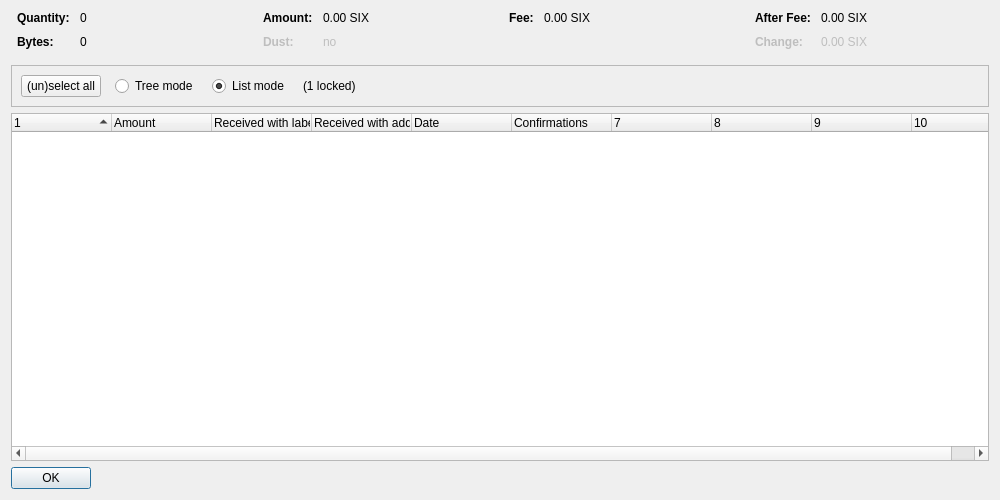
<?xml version="1.0" encoding="UTF-8"?>
<ui version="4.0">
 <class>CoinControlDialog</class>
 <widget class="QDialog" name="CoinControlDialog">
  <property name="geometry">
   <rect>
    <x>0</x>
    <y>0</y>
    <width>1000</width>
    <height>500</height>
   </rect>
  </property>
  <property name="windowTitle">
   <string>Coin Selection</string>
  </property>
  <layout class="QVBoxLayout" name="verticalLayout">
   <item>
    <layout class="QHBoxLayout" name="horizontalLayoutTop" stretch="0,0,0,0">
     <property name="topMargin">
      <number>0</number>
     </property>
     <property name="bottomMargin">
      <number>10</number>
     </property>
     <item>
      <layout class="QFormLayout" name="formLayoutCoinControl1">
       <property name="horizontalSpacing">
        <number>10</number>
       </property>
       <property name="verticalSpacing">
        <number>10</number>
       </property>
       <property name="leftMargin">
        <number>6</number>
       </property>
       <property name="rightMargin">
        <number>6</number>
       </property>
       <item row="0" column="0">
        <widget class="QLabel" name="labelCoinControlQuantityText">
         <property name="font">
          <font>
           <weight>75</weight>
           <bold>true</bold>
          </font>
         </property>
         <property name="text">
          <string>Quantity:</string>
         </property>
        </widget>
       </item>
       <item row="0" column="1">
        <widget class="QLabel" name="labelCoinControlQuantity">
         <property name="cursor">
          <cursorShape>IBeamCursor</cursorShape>
         </property>
         <property name="contextMenuPolicy">
          <enum>Qt::ActionsContextMenu</enum>
         </property>
         <property name="text">
          <string notr="true">0</string>
         </property>
         <property name="textInteractionFlags">
          <set>Qt::LinksAccessibleByMouse|Qt::TextSelectableByKeyboard|Qt::TextSelectableByMouse</set>
         </property>
        </widget>
       </item>
       <item row="1" column="0">
        <widget class="QLabel" name="labelCoinControlBytesText">
         <property name="font">
          <font>
           <weight>75</weight>
           <bold>true</bold>
          </font>
         </property>
         <property name="text">
          <string>Bytes:</string>
         </property>
        </widget>
       </item>
       <item row="1" column="1">
        <widget class="QLabel" name="labelCoinControlBytes">
         <property name="cursor">
          <cursorShape>IBeamCursor</cursorShape>
         </property>
         <property name="contextMenuPolicy">
          <enum>Qt::ActionsContextMenu</enum>
         </property>
         <property name="text">
          <string notr="true">0</string>
         </property>
         <property name="textInteractionFlags">
          <set>Qt::LinksAccessibleByMouse|Qt::TextSelectableByKeyboard|Qt::TextSelectableByMouse</set>
         </property>
        </widget>
       </item>
      </layout>
     </item>
     <item>
      <layout class="QFormLayout" name="formLayoutCoinControl2">
       <property name="horizontalSpacing">
        <number>10</number>
       </property>
       <property name="verticalSpacing">
        <number>10</number>
       </property>
       <property name="leftMargin">
        <number>6</number>
       </property>
       <property name="rightMargin">
        <number>6</number>
       </property>
       <item row="0" column="0">
        <widget class="QLabel" name="labelCoinControlAmountText">
         <property name="font">
          <font>
           <weight>75</weight>
           <bold>true</bold>
          </font>
         </property>
         <property name="text">
          <string>Amount:</string>
         </property>
        </widget>
       </item>
       <item row="0" column="1">
        <widget class="QLabel" name="labelCoinControlAmount">
         <property name="cursor">
          <cursorShape>IBeamCursor</cursorShape>
         </property>
         <property name="contextMenuPolicy">
          <enum>Qt::ActionsContextMenu</enum>
         </property>
         <property name="text">
          <string notr="true">0.00 SIX</string>
         </property>
         <property name="textInteractionFlags">
          <set>Qt::LinksAccessibleByMouse|Qt::TextSelectableByKeyboard|Qt::TextSelectableByMouse</set>
         </property>
        </widget>
       </item>
       <item row="1" column="0">
        <widget class="QLabel" name="labelCoinControlLowOutputText">
         <property name="enabled">
          <bool>false</bool>
         </property>
         <property name="font">
          <font>
           <weight>75</weight>
           <bold>true</bold>
          </font>
         </property>
         <property name="text">
          <string>Dust:</string>
         </property>
        </widget>
       </item>
       <item row="1" column="1">
        <widget class="QLabel" name="labelCoinControlLowOutput">
         <property name="enabled">
          <bool>false</bool>
         </property>
         <property name="cursor">
          <cursorShape>IBeamCursor</cursorShape>
         </property>
         <property name="contextMenuPolicy">
          <enum>Qt::ActionsContextMenu</enum>
         </property>
         <property name="text">
          <string notr="true">no</string>
         </property>
         <property name="textInteractionFlags">
          <set>Qt::LinksAccessibleByMouse|Qt::TextSelectableByKeyboard|Qt::TextSelectableByMouse</set>
         </property>
        </widget>
       </item>
      </layout>
     </item>
     <item>
      <layout class="QFormLayout" name="formLayoutCoinControl3">
       <property name="horizontalSpacing">
        <number>10</number>
       </property>
       <property name="verticalSpacing">
        <number>10</number>
       </property>
       <property name="leftMargin">
        <number>6</number>
       </property>
       <property name="rightMargin">
        <number>6</number>
       </property>
       <item row="0" column="0">
        <widget class="QLabel" name="labelCoinControlFeeText">
         <property name="font">
          <font>
           <weight>75</weight>
           <bold>true</bold>
          </font>
         </property>
         <property name="text">
          <string>Fee:</string>
         </property>
        </widget>
       </item>
       <item row="0" column="1">
        <widget class="QLabel" name="labelCoinControlFee">
         <property name="cursor">
          <cursorShape>IBeamCursor</cursorShape>
         </property>
         <property name="contextMenuPolicy">
          <enum>Qt::ActionsContextMenu</enum>
         </property>
         <property name="text">
          <string notr="true">0.00 SIX</string>
         </property>
         <property name="textInteractionFlags">
          <set>Qt::LinksAccessibleByMouse|Qt::TextSelectableByKeyboard|Qt::TextSelectableByMouse</set>
         </property>
        </widget>
       </item>
      </layout>
     </item>
     <item>
      <layout class="QFormLayout" name="formLayoutCoinControl4">
       <property name="horizontalSpacing">
        <number>10</number>
       </property>
       <property name="verticalSpacing">
        <number>10</number>
       </property>
       <property name="leftMargin">
        <number>6</number>
       </property>
       <property name="rightMargin">
        <number>6</number>
       </property>
       <item row="0" column="0">
        <widget class="QLabel" name="labelCoinControlAfterFeeText">
         <property name="font">
          <font>
           <weight>75</weight>
           <bold>true</bold>
          </font>
         </property>
         <property name="text">
          <string>After Fee:</string>
         </property>
        </widget>
       </item>
       <item row="0" column="1">
        <widget class="QLabel" name="labelCoinControlAfterFee">
         <property name="cursor">
          <cursorShape>IBeamCursor</cursorShape>
         </property>
         <property name="contextMenuPolicy">
          <enum>Qt::ActionsContextMenu</enum>
         </property>
         <property name="text">
          <string notr="true">0.00 SIX</string>
         </property>
         <property name="textInteractionFlags">
          <set>Qt::LinksAccessibleByMouse|Qt::TextSelectableByKeyboard|Qt::TextSelectableByMouse</set>
         </property>
        </widget>
       </item>
       <item row="1" column="0">
        <widget class="QLabel" name="labelCoinControlChangeText">
         <property name="enabled">
          <bool>false</bool>
         </property>
         <property name="font">
          <font>
           <weight>75</weight>
           <bold>true</bold>
          </font>
         </property>
         <property name="text">
          <string>Change:</string>
         </property>
        </widget>
       </item>
       <item row="1" column="1">
        <widget class="QLabel" name="labelCoinControlChange">
         <property name="enabled">
          <bool>false</bool>
         </property>
         <property name="cursor">
          <cursorShape>IBeamCursor</cursorShape>
         </property>
         <property name="contextMenuPolicy">
          <enum>Qt::ActionsContextMenu</enum>
         </property>
         <property name="text">
          <string notr="true">0.00 SIX</string>
         </property>
         <property name="textInteractionFlags">
          <set>Qt::LinksAccessibleByMouse|Qt::TextSelectableByKeyboard|Qt::TextSelectableByMouse</set>
         </property>
        </widget>
       </item>
      </layout>
     </item>
    </layout>
   </item>
   <item>
    <widget class="QFrame" name="frame">
     <property name="minimumSize">
      <size>
       <width>0</width>
       <height>40</height>
      </size>
     </property>
     <property name="frameShape">
      <enum>QFrame::StyledPanel</enum>
     </property>
     <property name="frameShadow">
      <enum>QFrame::Sunken</enum>
     </property>
     <layout class="QHBoxLayout" name="horizontalLayout">
      <item>
       <layout class="QHBoxLayout" name="horizontalLayoutPanel" stretch="0,0,0,0,0">
        <property name="spacing">
         <number>14</number>
        </property>
        <item>
         <widget class="QPushButton" name="pushButtonSelectAll">
          <property name="sizePolicy">
           <sizepolicy hsizetype="Maximum" vsizetype="Fixed">
            <horstretch>0</horstretch>
            <verstretch>0</verstretch>
           </sizepolicy>
          </property>
          <property name="text">
           <string>(un)select all</string>
          </property>
          <property name="autoDefault">
           <bool>false</bool>
          </property>
         </widget>
        </item>
        <item>
         <widget class="QRadioButton" name="radioTreeMode">
          <property name="sizePolicy">
           <sizepolicy hsizetype="Maximum" vsizetype="Fixed">
            <horstretch>0</horstretch>
            <verstretch>0</verstretch>
           </sizepolicy>
          </property>
          <property name="text">
           <string>Tree mode</string>
          </property>
         </widget>
        </item>
        <item>
         <widget class="QRadioButton" name="radioListMode">
          <property name="sizePolicy">
           <sizepolicy hsizetype="Maximum" vsizetype="Fixed">
            <horstretch>0</horstretch>
            <verstretch>0</verstretch>
           </sizepolicy>
          </property>
          <property name="text">
           <string>List mode</string>
          </property>
          <property name="checked">
           <bool>true</bool>
          </property>
         </widget>
        </item>
        <item>
         <widget class="QLabel" name="labelLocked">
          <property name="text">
           <string notr="true">(1 locked)</string>
          </property>
         </widget>
        </item>
        <item>
         <spacer name="horizontalSpacer">
          <property name="orientation">
           <enum>Qt::Horizontal</enum>
          </property>
          <property name="sizeHint" stdset="0">
           <size>
            <width>40</width>
            <height>20</height>
           </size>
          </property>
         </spacer>
        </item>
       </layout>
      </item>
     </layout>
    </widget>
   </item>
   <item>
    <widget class="CoinControlTreeWidget" name="treeWidget">
     <property name="contextMenuPolicy">
      <enum>Qt::CustomContextMenu</enum>
     </property>
     <property name="sortingEnabled">
      <bool>false</bool>
     </property>
     <property name="columnCount">
      <number>10</number>
     </property>
     <attribute name="headerShowSortIndicator" stdset="0">
      <bool>true</bool>
     </attribute>
     <attribute name="headerStretchLastSection">
      <bool>false</bool>
     </attribute>
     <column>
      <property name="text">
       <string/>
      </property>
     </column>
     <column>
      <property name="text">
       <string>Amount</string>
      </property>
     </column>
     <column>
      <property name="text">
       <string>Received with label</string>
      </property>
     </column>
     <column>
      <property name="text">
       <string>Received with address</string>
      </property>
     </column>
     <column>
      <property name="text">
       <string>Date</string>
      </property>
     </column>
     <column>
      <property name="text">
       <string>Confirmations</string>
      </property>
      <property name="toolTip">
       <string>Confirmed</string>
      </property>
     </column>
     <column>
      <property name="text">
       <string/>
      </property>
     </column>
     <column>
      <property name="text">
       <string/>
      </property>
     </column>
     <column>
      <property name="text">
       <string/>
      </property>
     </column>
     <column>
      <property name="text">
       <string/>
      </property>
     </column>
    </widget>
   </item>
   <item>
    <widget class="QDialogButtonBox" name="buttonBox">
     <property name="sizePolicy">
      <sizepolicy hsizetype="Maximum" vsizetype="Fixed">
       <horstretch>0</horstretch>
       <verstretch>0</verstretch>
      </sizepolicy>
     </property>
     <property name="orientation">
      <enum>Qt::Horizontal</enum>
     </property>
     <property name="standardButtons">
      <set>QDialogButtonBox::Ok</set>
     </property>
    </widget>
   </item>
  </layout>
 </widget>
 <customwidgets>
  <customwidget>
   <class>CoinControlTreeWidget</class>
   <extends>QTreeWidget</extends>
   <header>coincontroltreewidget.h</header>
  </customwidget>
 </customwidgets>
 <resources/>
 <connections/>
</ui>
